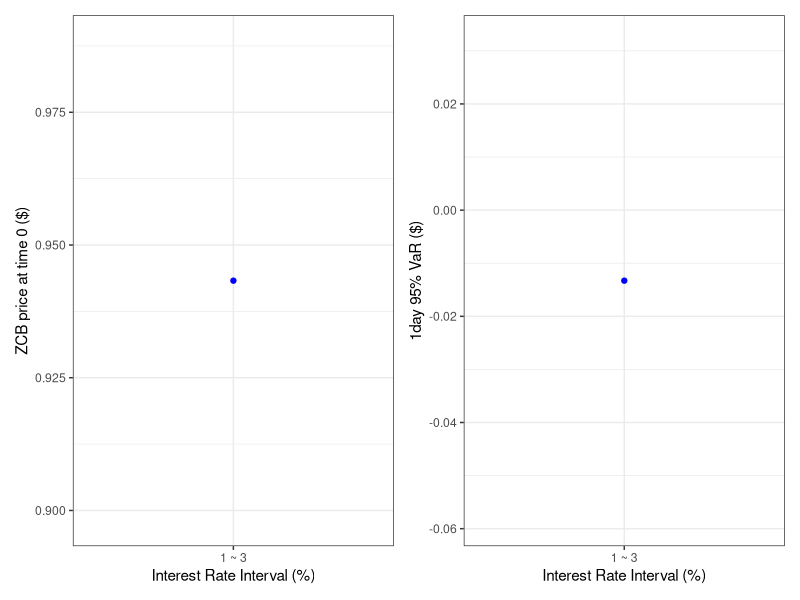

The R source for this figure:
rm(list=ls())
library(dplyr)
library(ggplot2)
library(Matrix)
library("magrittr")
library(patchwork)
############################## Parameter ######################################
# OU process
theta1 = 0.02 # long-run mean
theta2 = 0.0261
k1 = 1.1829
k2 = 2.567
sigma1 = 0.01
sigma2 = 0.2392
rho = -0.12547

# short rate function
L = 0.01
U = 0.03

# lambda function
K = 0.025
a = 0.246
b = 4.67
c = -0.253
a_ = 0.039
b_ = 12.835
c_ = -0.243

# test linear
a_linear = 0.222373
b_linear = 7.049177
c_linear = -0.291903

# ita function
alpha = 0.6
beta = 0.4

# initial state
x10 = theta1
x20 = theta2

# number of states (discretization)
N1 = 3
N2 = N1
h1 = sigma1 / sqrt(N1 * k1)
h2 = sigma2 / sqrt(N2 * k2)
T = 1

# jump rate (斜的jump) r1, r2, r3, r4
{if (rho > 0){
    r1 = rho * sigma1 * sigma2 / (2*h1*h2)
    r3 = rho * sigma1 * sigma2 / (2*h1*h2)
    r2 = 0
    r4 = 0
}else{
    r2 = rho * sigma1 * sigma2 / (2*h1*h2)
    r4 = rho * sigma1 * sigma2 / (2*h1*h2)
    r1 = 0
    r3 = 0
}
}

##########################################################################################################
# Given r0 and maturity T, find the ZCB price at time 0 (4.3節MMPP Approach)
A = matrix(0, nrow = (2*N2+1)*(2*N1+1), ncol =  (2*N2+1)*(2*N1+1))
col_num = (2*N2+1)*(2*N1+1)
col = c(1:col_num)

# TYPE1
k = 1 # x1 state
j = 1 # x2 state
A[1,1] =  -1*( ((sigma1^2+h1*k1*h1*(N1+1-k))/(2*h1^2) -r1-r4) + 
                   ((sigma2^2+h2*k2*h2*(N2+1-j))/(2*h2^2) -r1-r2) + r1)# -(u1+u2+r1)
A[2,1] = (sigma2^2-h2*k2*h2*(N2+1-(j+1)))/(2*h2^2) -r3-r4 # d2
A[2*N2+2,1] = (sigma1^2-h1*k1*h1*(N1+1-(k+1)))/(2*h1^2) -r2-r3 # d1
A[2*N2+3] = r3 # r3

type1_col = 1
col = col[col %in% type1_col == FALSE]

# TYPE2
m = 2*N2
for (i in c(2:m)){
    k = ifelse(i %% (2*N2+1) == 0, i %/% (2*N2+1), i %/% (2*N2+1) +1) # x1 state
    j = ifelse(i %% (2*N2+1) == 0, 2*N2+1, i %% (2*N2+1)) # x2 state
    
    A[i,i] = -1*(((sigma1^2+h1*k1*h1*(N1+1-k))/(2*h1^2) -r1-r4) + 
                     ((sigma2^2+h2*k2*h2*(N2+1-j))/(2*h2^2) -r1-r2) +
                     ((sigma2^2-h2*k2*h2*(N2+1-j))/(2*h2^2) -r3-r4) + r1 + r4) # -(u1+u2+d2+r1+r4)
    A[i-1, i] = ((sigma2^2+h2*k2*h2*(N2+1-(j-1)))/(2*h2^2) -r1-r2) # u2
    A[i+1, i] = (sigma2^2-h2*k2*h2*(N2+1-(j+1)))/(2*h2^2) -r3-r4 # d2
    A[i+2*N2,i] = r2 # r2
    A[i+2*N2+1,i] = (sigma1^2-h1*k1*h1*(N1+1-(k+1)))/(2*h1^2) -r2-r3 # d1
    A[i+2*N2+2,i] = r3 # r3
    col = col[col %in% i == FALSE]
}
# TYPE3
k = 1
j = 2*N2 + 1
A[2*N2+1, 2*N2+1] = -1*(((sigma1^2+h1*k1*h1*(N1+1-k))/(2*h1^2) -r1-r4) + 
                            ((sigma2^2-h2*k2*h2*(N2+1-j))/(2*h2^2) -r3-r4) + r4) # -(u1+d2+r4)
A[2*N2, 2*N2+1] = ((sigma2^2+h2*k2*h2*(N2+1-(j-1)))/(2*h2^2) -r1-r2)# u2
A[2*N2 + 1 + 2*N2, 2*N2+1] = r2 # r2
A[2*N2 + 1 + 2*N2 + 1, 2*N2+1] =  (sigma1^2-h1*k1*h1*(N1+1-(k+1)))/(2*h1^2) -r2-r3 # d1

type3_col = 2*N2+1
col = col[col %in% type3_col == FALSE]

# TYPE4
aa = 2*N2+1
bb = 2*N1-1
m = 1 + aa * (1:bb)
for (i in m){
    k = ifelse(i %% (2*N2+1) == 0, i %/% (2*N2+1), i %/% (2*N2+1) +1) # x1 state
    j = ifelse(i %% (2*N2+1) == 0, 2*N2+1, i %% (2*N2+1)) # x2 state
    
    A[i,i] = -1*(((sigma1^2+h1*k1*h1*(N1+1-k))/(2*h1^2) -r1-r4) +
                     ((sigma2^2+h2*k2*h2*(N2+1-j))/(2*h2^2) -r1-r2) +
                     ((sigma1^2-h1*k1*h1*(N1+1-k))/(2*h1^2) -r2-r3) + r1 +r2) # -(u1+u2+d1+r1+r2)
    A[i - 2*N2 - 1, i] =  ((sigma1^2+h1*k1*h1*(N1+1-(k-1)))/(2*h1^2) -r1-r4) # u1
    A[i - 2*N2, i] = r4 # r4
    A[i+1, i] = (sigma2^2-h2*k2*h2*(N2+1-(j+1)))/(2*h2^2) -r3-r4  # d2
    A[i + 2*N2 +1, i] =  ((sigma1^2-h1*k1*h1*(N1+1-(k+1)))/(2*h1^2) -r2-r3)# d1
    A[i + 2*N2 + 2, i] = r3 # r3
    col = col[col %in% i == FALSE]
}

# TYPE6
aa = 2*N2+1
bb = 2*N1
m = aa * (2:bb)
for (i in m){
    k = ifelse(i %% (2*N2+1) == 0, i %/% (2*N2+1), i %/% (2*N2+1) +1) # x1 state
    j = ifelse(i %% (2*N2+1) == 0, 2*N2+1, i %% (2*N2+1)) # x2 state
    
    A[i,i] = -1 * ( ((sigma1^2+h1*k1*h1*(N1+1-k))/(2*h1^2) -r1-r4) + 
                        ((sigma1^2-h1*k1*h1*(N1+1-k))/(2*h1^2) -r2-r3) +
                        ((sigma2^2-h2*k2*h2*(N2+1-j))/(2*h2^2) -r3-r4) + r3 + r4 ) # -(u1+d1+d2+r3+r4)
    A[i - 2*N2 - 2, i] = r1 # r1
    A[i - 2*N2 - 1, i] = ((sigma1^2+h1*k1*h1*(N1+1-(k-1)))/(2*h1^2) -r1-r4) # u1
    A[i-1, i] = ((sigma2^2+h2*k2*h2*(N2+1-(j-1)))/(2*h2^2) -r1-r2) # u2
    A[i+2*N2,i] = r2 # r2
    A[i+2*N2+1,i] =  ((sigma1^2-h1*k1*h1*(N1+1-(k+1)))/(2*h1^2) -r2-r3) # d1
    col = col[col %in% i == FALSE]
}

# TYPE7
k = 2*N2+1
j = 1
type7_col = (2*N2+1)*2*N1 + 1
A[type7_col, type7_col] = -1*( ((sigma2^2+h2*k2*h2*(N2+1-j))/(2*h2^2) -r1-r2) +  
                                   ((sigma1^2-h1*k1*h1*(N1+1-k))/(2*h1^2) -r2-r3) + r2) # -(u2+d1+r2)
A[type7_col - 2*N2-1, type7_col] = ((sigma1^2+h1*k1*h1*(N1+1-(k-1)))/(2*h1^2) -r1-r4) # u1
A[type7_col - 2*N2, type7_col] = r4 #r4
A[type7_col+1, type7_col] =  ((sigma2^2-h2*k2*h2*(N2+1-(j+1)))/(2*h2^2) -r3-r4) #d2

col = col[col %in% type7_col == FALSE]

# TYPE8
m1 = (2*N2+1) * 2*N1 +2
m2 = (2*N2+1)*(2*N1+1) -1
for (i in c(m1:m2)){
    k = ifelse(i %% (2*N2+1) == 0, i %/% (2*N2+1), i %/% (2*N2+1) +1) # x1 state
    j = ifelse(i %% (2*N2+1) == 0, 2*N2+1, i %% (2*N2+1)) # x2 state
    
    A[i,i] = -1*(((sigma2^2+h2*k2*h2*(N2+1-j))/(2*h2^2) -r1-r2) +  
                     ((sigma1^2-h1*k1*h1*(N1+1-k))/(2*h1^2) -r2-r3) +
                     ((sigma2^2-h2*k2*h2*(N2+1-j))/(2*h2^2) -r3-r4) +r2 +r3 ) # -(u2+d1+d2+r2+r3)
    A[i - 2*N2 - 2, i] = r1 # r1
    A[i - 2*N2 - 1, i] =  ((sigma1^2+h1*k1*h1*(N1+1-(k-1)))/(2*h1^2) -r1-r4)# u1
    A[i - 2*N2, i] = r4 # r4
    A[i-1, i] = ((sigma2^2+h2*k2*h2*(N2+1-(j-1)))/(2*h2^2) -r1-r2) # u2
    A[i+1, i] = ((sigma2^2-h2*k2*h2*(N2+1-(j+1)))/(2*h2^2) -r3-r4)# d2
    col = col[col %in% i == FALSE]
}

# TYPE9
k = 2*N2 + 1
j = 2*N2 + 1
type9_col = (2*N2+1)*(2*N1+1)
A[type9_col, type9_col] = -1*(((sigma1^2-h1*k1*h1*(N1+1-k))/(2*h1^2) -r2-r3) +  
                                  ((sigma2^2-h2*k2*h2*(N2+1-j))/(2*h2^2) -r3-r4) + r3) # -(d1+d2+r3)
A[type9_col - 2*N2 -2, type9_col] = r1 #r1
A[type9_col - 2*N2 -1, type9_col] = ((sigma1^2+h1*k1*h1*(N1+1-(k-1)))/(2*h1^2) -r1-r4) #u1
A[type9_col-1, type9_col] = ((sigma2^2+h2*k2*h2*(N2+1-(j-1)))/(2*h2^2) -r1-r2)  #u2

col = col[col %in% type9_col == FALSE]

# TYPE5
for (i in col){
    k = ifelse(i %% (2*N2+1) == 0, i %/% (2*N2+1), i %/% (2*N2+1) +1) # x1 state
    j = ifelse(i %% (2*N2+1) == 0, 2*N2+1, i %% (2*N2+1)) # x2 state
    
    A[i,i] = -1 * ( ((sigma1^2+h1*k1*h1*(N1+1-k))/(2*h1^2) -r1-r4) + 
                        ((sigma2^2+h2*k2*h2*(N2+1-j))/(2*h2^2) -r1-r2) +
                        ((sigma1^2-h1*k1*h1*(N1+1-k))/(2*h1^2) -r2-r3) + 
                        ((sigma2^2-h2*k2*h2*(N2+1-j))/(2*h2^2) -r3-r4) +
                        r1 +r2 +r3 +r4) # -(u1+u2+d1+d2+r1+r2+r3+r4)
    A[i - 2*N2 - 2, i] = r1 # r1
    A[i - 2*N2 - 1, i] = ((sigma1^2+h1*k1*h1*(N1+1-(k-1)))/(2*h1^2) -r1-r4) # u1
    A[i - 2*N2, i] = r4 # r4
    A[i-1, i] = ((sigma2^2+h2*k2*h2*(N2+1-(j-1)))/(2*h2^2) -r1-r2) # u2
    A[i+1, i] = ((sigma2^2-h2*k2*h2*(N2+1-(j+1)))/(2*h2^2) -r3-r4) # d2
    A[i+2*N2,i] = r2 # r2
    A[i+2*N2+1,i] = ((sigma1^2-h1*k1*h1*(N1+1-(k+1)))/(2*h1^2) -r2-r3) # d1
    A[i + 2*N2 + 2, i] = r3 # r3
}

########################################################
# V matrix (Lambda = a0 + a1*x1 + a2*x2)
#L = c(-0.0025, -0.005, 0, 0.0025, 0.005, 0.0075, 0.01)
#U = c(0.1, 0.1,0.1,0.1,0.1,0.1,0.1)
#len = length(L)

#L = c(-0.0025, -0.0025, -0.0025, -0.0025, -0.0025, -0.0025, -0.0025)
#U = c(0.0025, 0.005,0.01,0.015,0.02,0.04,0.06)
#len = length(L)
# flatten and steepen (relationship btw interest rate and default rate)
#b = c(6,5,4,3,2,1)
#b_ = c(8,9,10,11,12,13)
#len = length(b)

# RR
#beta = seq(0, 0.7, 0.1)
#len = length(beta)
zcb = NULL
risk = NULL
len = 1
for (o in c(1:len)){
    V = matrix(0, nrow = (2*N2+1)*(2*N1+1), ncol =  (2*N2+1)*(2*N1+1))
    m1 = 2*N1+1
    m2 = 2*N2+1
    num = 1
    
    for (k in c(1:m1)){
        for (j in c(1:m2)){
            x1k = x10 + (k-(N1+1))*h1
            x2j = x20 + (j-(N2+1))*h2
            r_t = L * as.numeric(x1k <= L) + x1k * as.numeric(x1k >= L & x1k <= U) + U * as.numeric(x1k >= U)
            #r_t =  L * as.numeric(x1k <= L) + x1k * as.numeric(x1k >= L)
            #r_t = x1k
            lambda_t = (a + b*r_t + c*x2j) * as.numeric(r_t <= K) + (a_ + b_*r_t + c_*x2j) * as.numeric(r_t >= K)
            #lambda_t = a_linear + b_linear * r_t + c_linear * x2j
            ita_t = alpha + beta * exp(-1*lambda_t)
            
            V[num,num] = r_t + lambda_t * (1-ita_t)
            num = num + 1
        }
    }
    
    # prob
    P_0 = matrix(0, nrow = 1, ncol = (2*N2+1)*(2*N1+1))
    N_middle = 0.5*((2*N2+1)*(2*N1+1) + 1)
    P_0[N_middle] = 1 # assume r0 = theta, which is the (n+1)th states
    q_0 = P_0
    q_T = q_0 %*% expm((A-V)*T)
    
    # ZCB price under discrete Vasicek two factor model (discrete OU process)
    ZCB_0 = sum(q_T)
    zcb = c(zcb, ZCB_0)
    
    ##############################
    # after 1 unit time, the probability distribution of r(1)
    P_1 = P_0 %*% expm(A*1)
    num_states = (2*N2+1)*(2*N1+1)
    ZCB_1 = NULL
    for (i in c(1:num_states)){
        q_0 = matrix(0, nrow = 1, ncol = (2*N2+1)*(2*N1+1))
        q_0[i] = 1
        q_T = q_0 %*% expm((A-V)*(T-1/12))
        ZCB_1 = c(ZCB_1, sum(q_T))
    }
    #ZCB_1
    
    # plot ZCB dist
    df1 = rbind(P_1, matrix(ZCB_1, nrow = 1, ncol = num_states)) %>% t(.)
    colnames(df1) <- c("prob", "ZCB_price")
    #as.matrix(df1) %>% as.data.frame(.) %>% ggplot() + geom_col(aes(ZCB_price, prob), col = "blue")
    
    # Since state of r(0) if from small to big, the state of ZCB is from big to small 
    # (we have to reverse the sequence, or we will get wrong VaR, like the code below)
    #cdf = cumsum(P_1) 
    #plot(ZCB_1, cdf, type = "l") # wrong picture for VaR
    
    # 1-day 95% VaR for loss
    df2 = rbind(cumsum(P_1[num_states:1]), matrix(ZCB_1[num_states:1] - ZCB_0, nrow = 1, ncol = num_states)) %>% t(.) %>% as.data.frame(.)
    colnames(df2) <- c("CDF", "ZCB_loss")
    #plot(df2$ZCB_loss, df2$CDF, type = "p") 
    #lines(df2$ZCB_loss, df2$CDF, type = "l") 
    #abline(h=0.05, col = "blue", lty = 2)
    
    #df2 %>% filter(CDF<=0.05) %>% slice_tail(n=1)
    VaR = df2 %>% filter(CDF<=0.01) %>% slice_tail(n=1) %$% ZCB_loss
    risk = c(risk, VaR)
}

plot_df = bind_cols(as.matrix(L),as.matrix(U), as.matrix(zcb), as.matrix(risk))
names(plot_df) = c("L", "U","ZCB", "VaR")
plot_df$IR = as.factor(paste(100*as.numeric(plot_df$L), 100*as.numeric(plot_df$U), sep = " ~ "))

# different L (TEST DIFFERENT INTERVAL)
# blue is Vasicek; red is CIR
p1 = plot_df %>% 
    ggplot()+geom_point(aes(IR, ZCB), col = "blue") + labs(x = "Interest Rate Interval (%)", y = "ZCB price at time 0 ($)") + theme_bw()

p2 = plot_df %>% 
    ggplot()+geom_point(aes(IR, VaR), col = "blue") + labs(x = "Interest Rate Interval (%)", y = "1day 95% VaR ($)") + theme_bw()
p1 | p2

###################
plot_df= bind_cols(as.matrix(b),as.matrix(b_), as.matrix(zcb), as.matrix(risk))
names(plot_df) = c("b", "b_","ZCB", "VaR")
plot_df
